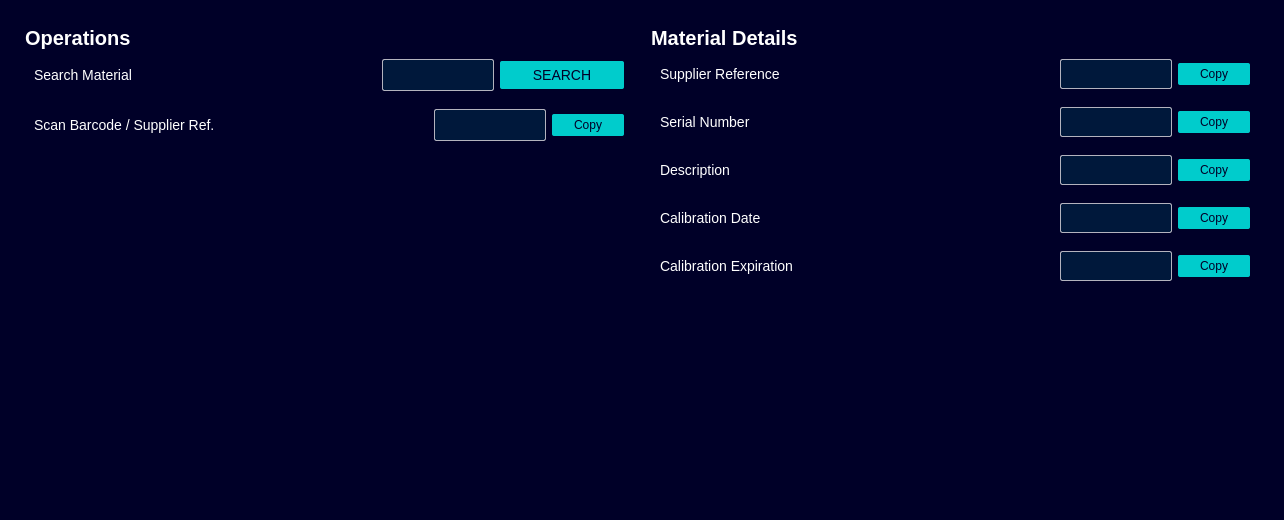
<?xml version="1.0" encoding="UTF-8"?>
<ui version="4.0">
 <class>MaterialsPage</class>
 <widget class="QWidget" name="MaterialsPage">
  <property name="geometry">
   <rect><x>0</x><y>0</y><width>1284</width><height>520</height></rect>
  </property>
  <property name="styleSheet">
   <string notr="true">
* {
    border: none;
    background: #000028;
    padding: 0;
    margin: 0;
    color: #FFFFFF;
    font-family: &quot;SiemensSansPro_A_Bd&quot;;
    font-size: 14px;
}
</string>
  </property>
  <layout class="QGridLayout" name="gridLayout_materials">
       <property name="leftMargin"><number>16</number></property>
       <property name="rightMargin"><number>16</number></property>
       <property name="horizontalSpacing"><number>0</number></property>
       <property name="columnStretch" stdset="0">
        <number>1</number>
        <number>1</number>
       </property>
   <item row="0" column="0">
        <widget class="QFrame" name="container_materials_left">
         <property name="frameShape"><enum>QFrame::Shape::StyledPanel</enum></property>
         <property name="frameShadow"><enum>QFrame::Shadow::Raised</enum></property>
         <layout class="QGridLayout" name="gridLayout_container_materials_left">
          <property name="topMargin"><number>15</number></property>
          <property name="verticalSpacing"><number>0</number></property>

          <item row="0" column="0" colspan="2">
           <widget class="QLabel" name="label_operations">
            <property name="styleSheet">
   <string notr="true">
QLabel {
    font-size: 20px;
    font-weight: bold;
}
</string>
            </property>
            <property name="text"><string>Operations</string></property>
           </widget>
          </item>
          <item row="1" column="0" colspan="2">
           <widget class="QWidget" name="row_search_entry" native="true">
            <layout class="QHBoxLayout" name="layout_search_entry">
             <property name="spacing"><number>6</number></property>
             <property name="topMargin"><number>9</number></property>
             <property name="rightMargin"><number>9</number></property>
             <property name="bottomMargin"><number>9</number></property>
             <item>
              <widget class="QLabel" name="label_search_entry">
               <property name="minimumSize"><size><width>74</width><height>0</height></size></property>
               <property name="sizePolicy">
                <sizepolicy hsizetype="Minimum" vsizetype="Preferred">
                 <horstretch>0</horstretch>
                 <verstretch>0</verstretch>
                </sizepolicy>
               </property>
               <property name="text"><string>Search Material</string></property>
              </widget>

             </item>
             <item>
              <widget class="QLineEdit" name="search_entry">
               <property name="sizePolicy">
                <sizepolicy hsizetype="Fixed" vsizetype="Fixed">
                 <horstretch>0</horstretch>
                 <verstretch>0</verstretch>
                </sizepolicy>
               </property>
               <property name="styleSheet">
   <string notr="true">
QLineEdit {
    min-width: 100px;
    max-width: 100px;
    max-height: 18px;
    padding: 5px;
    padding-bottom: 7px;
    margin-top: 0px;
    border-radius: 2px;
    border: 1px solid #B3B3BE;
    background-color: #00183B;
    color: #FFFFFF;
}
QLineEdit:hover {
    background-color: #001F39;
    border: 1px solid #00FFB9;
}
</string>
               </property>
              </widget>
             </item>
             <item>
              <widget class="QPushButton" name="btn_search">
               <property name="minimumSize"><size><width>124</width><height>0</height></size></property>
               <property name="styleSheet">
   <string notr="true">
QPushButton {
    min-width: 100px;
    max-width: 100px;
    padding: 6px 12px 6px 12px;
    border-radius: 2px;
    opacity: 1;
    text-align: center;
    background-color: #00CCCC;
    color: #000028;
}
QPushButton:hover {
    background-color: #00FFB9;
}
QPushButton:pressed {
    background-color: #00E5AA;
}
</string>
               </property>
               <property name="text"><string>SEARCH</string></property>
              </widget>
             </item>
            </layout>
           </widget>
          </item>

          <item row="2" column="0" colspan="2">
           <widget class="QWidget" name="row_supplier_ref_entry" native="true">
            <layout class="QHBoxLayout" name="layout_supplier_ref_entry">
             <property name="spacing"><number>6</number></property>
             <property name="topMargin"><number>9</number></property>
             <property name="rightMargin"><number>9</number></property>
             <property name="bottomMargin"><number>9</number></property>
             <item>
              <widget class="QLabel" name="label_supplier_ref_entry">
               <property name="minimumSize"><size><width>74</width><height>0</height></size></property>
               <property name="sizePolicy">
                <sizepolicy hsizetype="Minimum" vsizetype="Preferred">
                 <horstretch>0</horstretch>
                 <verstretch>0</verstretch>
                </sizepolicy>
               </property>
               <property name="text"><string>Scan Barcode / Supplier Ref.</string></property>
              </widget>

             </item>
             <item>
              <widget class="QLineEdit" name="supplier_ref_entry">
               <property name="sizePolicy">
                <sizepolicy hsizetype="Fixed" vsizetype="Fixed">
                 <horstretch>0</horstretch>
                 <verstretch>0</verstretch>
                </sizepolicy>
               </property>
               <property name="styleSheet">
   <string notr="true">
QLineEdit {
    min-width: 100px;
    max-width: 100px;
    max-height: 18px;
    padding: 5px;
    padding-bottom: 7px;
    margin-top: 0px;
    border-radius: 2px;
    border: 1px solid #B3B3BE;
    background-color: #00183B;
    color: #FFFFFF;
}
QLineEdit:hover {
    background-color: #001F39;
    border: 1px solid #00FFB9;
}
</string>
               </property>
              </widget>
             </item>
             <item>
              <widget class="QPushButton" name="btn_copy_supplier_ref">
               <property name="minimumSize"><size><width>60</width><height>0</height></size></property>
               <property name="maximumSize"><size><width>60</width><height>16777215</height></size></property>
               <property name="toolTip"><string>Copy to clipboard</string></property>
               <property name="styleSheet">
   <string notr="true">
QPushButton {
    min-width: 60px;
    max-width: 60px;
    padding: 4px 6px;
    border-radius: 2px;
    text-align: center;
    background-color: #00CCCC;
    color: #000028;
    font-size: 12px;
}
QPushButton:hover {
    background-color: #00FFB9;
}
QPushButton:pressed {
    background-color: #00E5AA;
}
</string>
               </property>
               <property name="text"><string>Copy</string></property>
              </widget>
             </item>
            </layout>
           </widget>
          </item>

          <item row="3" column="1">
           <spacer name="verticalSpacer_materials_left">
            <property name="orientation"><enum>Qt::Orientation::Vertical</enum></property>
            <property name="sizeHint" stdset="0"><size><width>20</width><height>40</height></size></property>
           </spacer>
          </item>
         </layout>
        </widget>

   </item>
   <item row="0" column="1">
        <widget class="QFrame" name="container_materials_right">
         <property name="frameShape"><enum>QFrame::Shape::StyledPanel</enum></property>
         <property name="frameShadow"><enum>QFrame::Shadow::Raised</enum></property>
         <layout class="QGridLayout" name="gridLayout_container_materials_right">
          <property name="topMargin"><number>15</number></property>
          <property name="verticalSpacing"><number>0</number></property>

          <item row="0" column="0">
           <widget class="QLabel" name="label_details">
            <property name="styleSheet">
   <string notr="true">
QLabel {
    font-size: 20px;
    font-weight: bold;
}
</string>
            </property>
            <property name="text"><string>Material Details</string></property>
           </widget>
          </item>
          <item row="1" column="0" colspan="2">
           <widget class="QWidget" name="row_val_supplier_reference" native="true">
            <layout class="QHBoxLayout" name="layout_val_supplier_reference">
             <property name="spacing"><number>6</number></property>
             <property name="topMargin"><number>9</number></property>
             <property name="rightMargin"><number>9</number></property>
             <property name="bottomMargin"><number>9</number></property>
             <item>
              <widget class="QLabel" name="title_val_supplier_reference">
               <property name="minimumSize"><size><width>74</width><height>0</height></size></property>
               <property name="sizePolicy">
                <sizepolicy hsizetype="Minimum" vsizetype="Preferred">
                 <horstretch>0</horstretch>
                 <verstretch>0</verstretch>
                </sizepolicy>
               </property>
               <property name="text"><string>Supplier Reference</string></property>
              </widget>

             </item>
             <item>
              <widget class="QLabel" name="val_supplier_reference">
               <property name="styleSheet">
   <string notr="true">
QLabel {
    min-width: 100px;
    max-width: 100px;
    max-height: 18px;
    padding: 5px;
    padding-bottom: 7px;
    margin-top: 0px;
    border-radius: 2px;
    border: 1px solid #B3B3BE;
    background-color: #00183B;
    color: #FFFFFF;
}
QLabel:hover {
    background-color: #001F39;
    border: 1px solid #00FFB9;
}
</string>
               </property>
               <property name="text"><string></string></property>
              </widget>
             </item>
             <item>
              <widget class="QPushButton" name="btn_copy_val_supplier_reference">
               <property name="minimumSize"><size><width>60</width><height>0</height></size></property>
               <property name="maximumSize"><size><width>60</width><height>16777215</height></size></property>
               <property name="toolTip"><string>Copy to clipboard</string></property>
               <property name="styleSheet">
   <string notr="true">
QPushButton {
    min-width: 60px;
    max-width: 60px;
    padding: 4px 6px;
    border-radius: 2px;
    text-align: center;
    background-color: #00CCCC;
    color: #000028;
    font-size: 12px;
}
QPushButton:hover {
    background-color: #00FFB9;
}
QPushButton:pressed {
    background-color: #00E5AA;
}
</string>
               </property>
               <property name="text"><string>Copy</string></property>
              </widget>
             </item>
            </layout>
           </widget>
          </item>

          <item row="2" column="0" colspan="2">
           <widget class="QWidget" name="row_val_serial_number" native="true">
            <layout class="QHBoxLayout" name="layout_val_serial_number">
             <property name="spacing"><number>6</number></property>
             <property name="topMargin"><number>9</number></property>
             <property name="rightMargin"><number>9</number></property>
             <property name="bottomMargin"><number>9</number></property>
             <item>
              <widget class="QLabel" name="title_val_serial_number">
               <property name="minimumSize"><size><width>74</width><height>0</height></size></property>
               <property name="sizePolicy">
                <sizepolicy hsizetype="Minimum" vsizetype="Preferred">
                 <horstretch>0</horstretch>
                 <verstretch>0</verstretch>
                </sizepolicy>
               </property>
               <property name="text"><string>Serial Number</string></property>
              </widget>

             </item>
             <item>
              <widget class="QLabel" name="val_serial_number">
               <property name="styleSheet">
   <string notr="true">
QLabel {
    min-width: 100px;
    max-width: 100px;
    max-height: 18px;
    padding: 5px;
    padding-bottom: 7px;
    margin-top: 0px;
    border-radius: 2px;
    border: 1px solid #B3B3BE;
    background-color: #00183B;
    color: #FFFFFF;
}
QLabel:hover {
    background-color: #001F39;
    border: 1px solid #00FFB9;
}
</string>
               </property>
               <property name="text"><string></string></property>
              </widget>
             </item>
             <item>
              <widget class="QPushButton" name="btn_copy_val_serial_number">
               <property name="minimumSize"><size><width>60</width><height>0</height></size></property>
               <property name="maximumSize"><size><width>60</width><height>16777215</height></size></property>
               <property name="toolTip"><string>Copy to clipboard</string></property>
               <property name="styleSheet">
   <string notr="true">
QPushButton {
    min-width: 60px;
    max-width: 60px;
    padding: 4px 6px;
    border-radius: 2px;
    text-align: center;
    background-color: #00CCCC;
    color: #000028;
    font-size: 12px;
}
QPushButton:hover {
    background-color: #00FFB9;
}
QPushButton:pressed {
    background-color: #00E5AA;
}
</string>
               </property>
               <property name="text"><string>Copy</string></property>
              </widget>
             </item>
            </layout>
           </widget>
          </item>

          <item row="3" column="0" colspan="2">
           <widget class="QWidget" name="row_val_description" native="true">
            <layout class="QHBoxLayout" name="layout_val_description">
             <property name="spacing"><number>6</number></property>
             <property name="topMargin"><number>9</number></property>
             <property name="rightMargin"><number>9</number></property>
             <property name="bottomMargin"><number>9</number></property>
             <item>
              <widget class="QLabel" name="title_val_description">
               <property name="minimumSize"><size><width>74</width><height>0</height></size></property>
               <property name="sizePolicy">
                <sizepolicy hsizetype="Minimum" vsizetype="Preferred">
                 <horstretch>0</horstretch>
                 <verstretch>0</verstretch>
                </sizepolicy>
               </property>
               <property name="text"><string>Description</string></property>
              </widget>

             </item>
             <item>
              <widget class="QLabel" name="val_description">
               <property name="styleSheet">
   <string notr="true">
QLabel {
    min-width: 100px;
    max-width: 100px;
    max-height: 18px;
    padding: 5px;
    padding-bottom: 7px;
    margin-top: 0px;
    border-radius: 2px;
    border: 1px solid #B3B3BE;
    background-color: #00183B;
    color: #FFFFFF;
}
QLabel:hover {
    background-color: #001F39;
    border: 1px solid #00FFB9;
}
</string>
               </property>
               <property name="text"><string></string></property>
              </widget>
             </item>
             <item>
              <widget class="QPushButton" name="btn_copy_val_description">
               <property name="minimumSize"><size><width>60</width><height>0</height></size></property>
               <property name="maximumSize"><size><width>60</width><height>16777215</height></size></property>
               <property name="toolTip"><string>Copy to clipboard</string></property>
               <property name="styleSheet">
   <string notr="true">
QPushButton {
    min-width: 60px;
    max-width: 60px;
    padding: 4px 6px;
    border-radius: 2px;
    text-align: center;
    background-color: #00CCCC;
    color: #000028;
    font-size: 12px;
}
QPushButton:hover {
    background-color: #00FFB9;
}
QPushButton:pressed {
    background-color: #00E5AA;
}
</string>
               </property>
               <property name="text"><string>Copy</string></property>
              </widget>
             </item>
            </layout>
           </widget>
          </item>

          <item row="4" column="0" colspan="2">
           <widget class="QWidget" name="row_val_calibration" native="true">
            <layout class="QHBoxLayout" name="layout_val_calibration">
             <property name="spacing"><number>6</number></property>
             <property name="topMargin"><number>9</number></property>
             <property name="rightMargin"><number>9</number></property>
             <property name="bottomMargin"><number>9</number></property>
             <item>
              <widget class="QLabel" name="title_val_calibration">
               <property name="minimumSize"><size><width>74</width><height>0</height></size></property>
               <property name="sizePolicy">
                <sizepolicy hsizetype="Minimum" vsizetype="Preferred">
                 <horstretch>0</horstretch>
                 <verstretch>0</verstretch>
                </sizepolicy>
               </property>
               <property name="text"><string>Calibration Date</string></property>
              </widget>

             </item>
             <item>
              <widget class="QLabel" name="val_calibration">
               <property name="styleSheet">
   <string notr="true">
QLabel {
    min-width: 100px;
    max-width: 100px;
    max-height: 18px;
    padding: 5px;
    padding-bottom: 7px;
    margin-top: 0px;
    border-radius: 2px;
    border: 1px solid #B3B3BE;
    background-color: #00183B;
    color: #FFFFFF;
}
QLabel:hover {
    background-color: #001F39;
    border: 1px solid #00FFB9;
}
</string>
               </property>
               <property name="text"><string></string></property>
              </widget>
             </item>
             <item>
              <widget class="QPushButton" name="btn_copy_val_calibration">
               <property name="minimumSize"><size><width>60</width><height>0</height></size></property>
               <property name="maximumSize"><size><width>60</width><height>16777215</height></size></property>
               <property name="toolTip"><string>Copy to clipboard</string></property>
               <property name="styleSheet">
   <string notr="true">
QPushButton {
    min-width: 60px;
    max-width: 60px;
    padding: 4px 6px;
    border-radius: 2px;
    text-align: center;
    background-color: #00CCCC;
    color: #000028;
    font-size: 12px;
}
QPushButton:hover {
    background-color: #00FFB9;
}
QPushButton:pressed {
    background-color: #00E5AA;
}
</string>
               </property>
               <property name="text"><string>Copy</string></property>
              </widget>
             </item>
            </layout>
           </widget>
          </item>

          <item row="5" column="0" colspan="2">
           <widget class="QWidget" name="row_val_expiration" native="true">
            <layout class="QHBoxLayout" name="layout_val_expiration">
             <property name="spacing"><number>6</number></property>
             <property name="topMargin"><number>9</number></property>
             <property name="rightMargin"><number>9</number></property>
             <property name="bottomMargin"><number>9</number></property>
             <item>
              <widget class="QLabel" name="title_val_expiration">
               <property name="minimumSize"><size><width>74</width><height>0</height></size></property>
               <property name="sizePolicy">
                <sizepolicy hsizetype="Minimum" vsizetype="Preferred">
                 <horstretch>0</horstretch>
                 <verstretch>0</verstretch>
                </sizepolicy>
               </property>
               <property name="text"><string>Calibration Expiration</string></property>
              </widget>

             </item>
             <item>
              <widget class="QLabel" name="val_expiration">
               <property name="styleSheet">
   <string notr="true">
QLabel {
    min-width: 100px;
    max-width: 100px;
    max-height: 18px;
    padding: 5px;
    padding-bottom: 7px;
    margin-top: 0px;
    border-radius: 2px;
    border: 1px solid #B3B3BE;
    background-color: #00183B;
    color: #FFFFFF;
}
QLabel:hover {
    background-color: #001F39;
    border: 1px solid #00FFB9;
}
</string>
               </property>
               <property name="text"><string></string></property>
              </widget>
             </item>
             <item>
              <widget class="QPushButton" name="btn_copy_val_expiration">
               <property name="minimumSize"><size><width>60</width><height>0</height></size></property>
               <property name="maximumSize"><size><width>60</width><height>16777215</height></size></property>
               <property name="toolTip"><string>Copy to clipboard</string></property>
               <property name="styleSheet">
   <string notr="true">
QPushButton {
    min-width: 60px;
    max-width: 60px;
    padding: 4px 6px;
    border-radius: 2px;
    text-align: center;
    background-color: #00CCCC;
    color: #000028;
    font-size: 12px;
}
QPushButton:hover {
    background-color: #00FFB9;
}
QPushButton:pressed {
    background-color: #00E5AA;
}
</string>
               </property>
               <property name="text"><string>Copy</string></property>
              </widget>
             </item>
            </layout>
           </widget>
          </item>

          <item row="6" column="1">
           <spacer name="verticalSpacer_materials_right">
            <property name="orientation"><enum>Qt::Orientation::Vertical</enum></property>
            <property name="sizeHint" stdset="0"><size><width>20</width><height>40</height></size></property>
           </spacer>
          </item>
         </layout>
        </widget>

   </item>
  </layout>
 </widget>
 <resources/>
 <connections/>
</ui>
